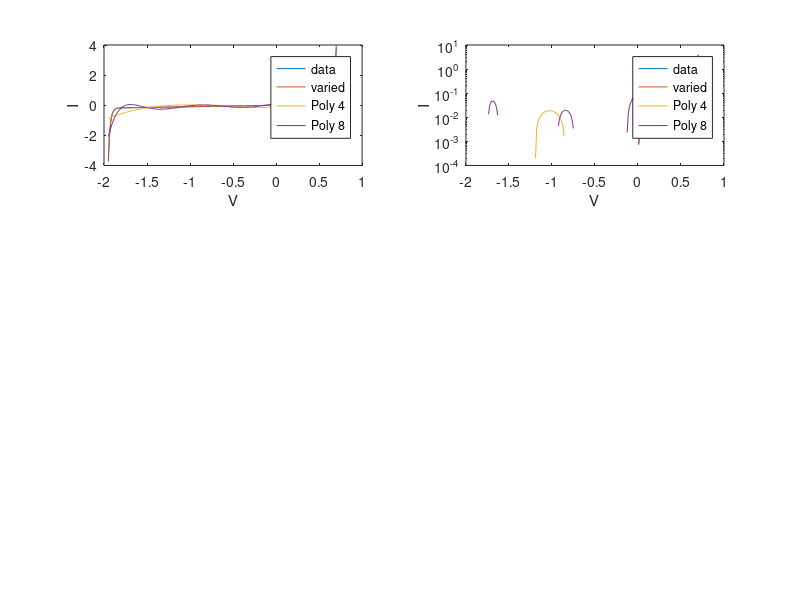

Source code (MATLAB): (Note: this script raises an error after producing the figure.)
%Jay Maini 101037537
%CMPA
close all
set(0, 'DefaultFigureWindowStyle', 'docked')

Is = 0.01e-12
Ib = 0.1e-12
Vb = 1.3
Gp = 0.1


%Step 1 - Data generation
V = linspace(-1.95, 0.7, 200);
I = Is.*(exp(((1.2.*V)/0.025))-1) + Gp.*V - Ib.*(exp((-1.2/0.025).*(V+Vb))-1); 
I_variation = (0.4*rand+0.8)*I;

p4 = polyfit(V,I,4);
exp4 = polyval(p4,V);
p8 = polyfit(V,I,8);
exp8 = polyval(p8,V);

subplot(3,2,1)
plot(V,I,V,I_variation,V,exp4,V,exp8)
legend('data','varied','Poly 4', 'Poly 8')
xlabel('V')
ylabel('I')
subplot(3,2,2)
semilogy(V,I,V,I_variation,V,exp4,V,exp8)
xlabel('V')
ylabel('I')
legend('data','varied','Poly 4', 'Poly 8')

%Higher order polyfits work better!

%Using fit (three)
f1 = fittype('A.*(exp(1.2*x/25e-3)-1) + 0.1.*x - C*(exp(1.2*(-(x+1.3))/25e-3)-1)');
f2 = fittype('A.*(exp(1.2*x/25e-3)-1) + B.*x - C*(exp(1.2*(-(x+1.3))/25e-3)-1)');
f3 = fittype('A.*(exp(1.2*x/25e-3)-1) + 0.1.*x - C*(exp(1.2*(-(x+D))/25e-3)-1)');

ff1 = fit(V.',I.',f1);
ff2 = fit(V.',I.',f2);
ff3 = fit(V.',I.',f3);

If1 = ff1(V);
If2 = ff2(V);
If3 = ff3(V)

subplot(3,2,3)
plot(V,I,V,If1,V,If2,V,If3)
legend('data','fit1','fit2','fit3')
xlabel('V')
ylabel('I')
subplot(3,2,4)
semilogy(V,I,V,If1,V,If2,V,If3)
legend('data','fit1','fit2','fit3')
xlabel('V')
ylabel('I')


%Neural Net Model
inputs = V.';
targets = I.';
hiddenLayerSize = 10;
net = fitnet(hiddenLayerSize);
net.divideParam.trainRatio = 70/100;
net.divideParam.valRatio = 15/100;
net.divideParam.testRatio = 15/100;
[net,tr] = train(net,inputs,targets);
outputs = net(inputs);
errors = gsubtract(outputs,targets);
performance = perform(net,targets,outputs)
view(net)
Inn = outputs;

subplot(3,2,5)
plot(V,I,V,Inn)
legend('data','neural fit')
xlabel('V')
ylabel('I')
subplot(3,2,6)
semilogy(V,I,V,Inn)
legend('data','neural fit')
xlabel('V')
ylabel('I')


